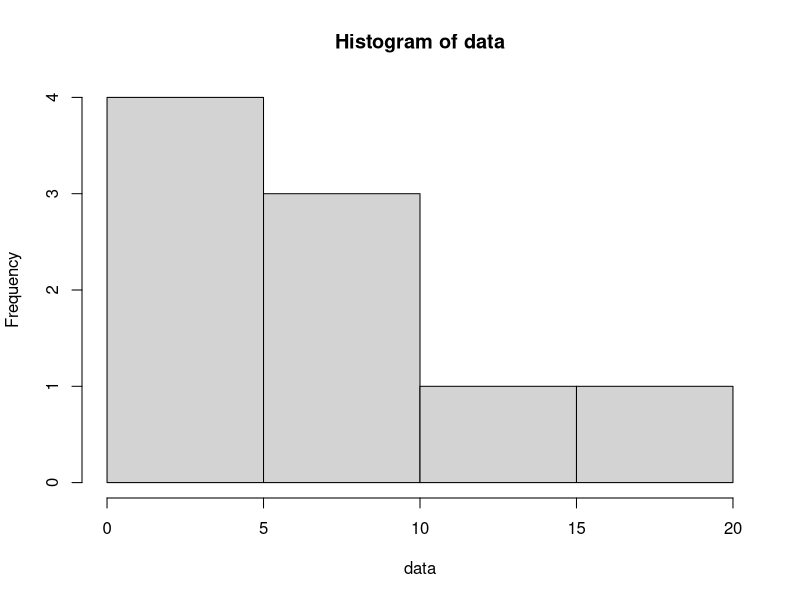
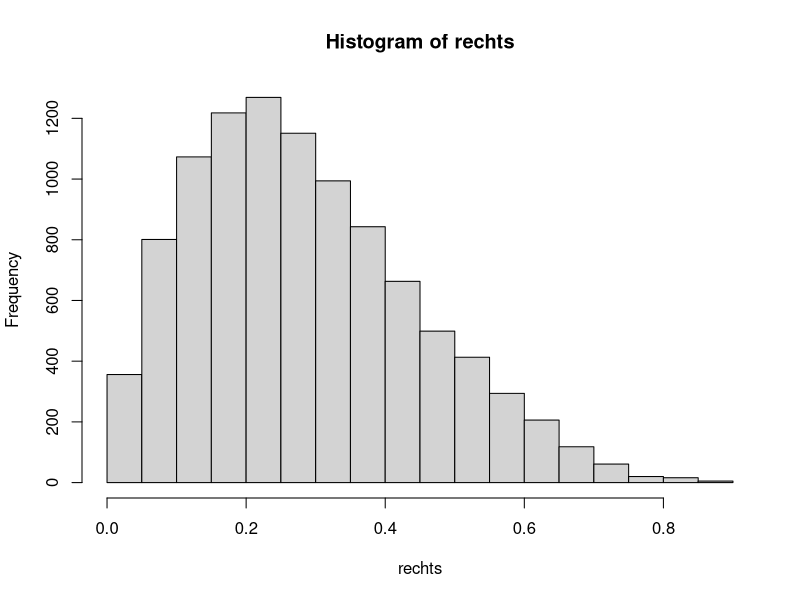

Reproduce these figures in R, in order. (Note: this script raises an error after producing the figures.)
## ---- chunk 1
data <- c(1, 20, 5, 5, 5, 7, 9, 10, 12)
data
hist(data)
## ---- chunk 2
table(data)

as.numeric(names(sort(-table(data)))[1])
## ---- chunk 3
sort(data)

median(data)
## ---- chunk 4
mean(data)
## ---- chunk 5
set.seed(1)
rechts <- rbeta(10000,2,5)
hist(rechts)
write.csv2(x = rechts, file = "Data//lm_rechts.csv")
## ---- chunk 6
median(rechts)
mean(rechts)

## ---- chunk 7
set.seed(1)
links <- rbeta(10000,5,2)
hist(links)
write.csv2(x = links, file = "Data//lm_links.csv")
## ---- chunk 8
median(links)
mean(links)

## ---- chunk 9
set.seed(1)
a <- rnorm(1000, 0, 0.5)
b <- rnorm(1000, -2, 2 )
c <- rnorm(1000,  2, 2 )
steil <- c( a, b, c )
hist(steil)
write.csv2(x = steil, file = "Data//lm_steil.csv")
## ---- chunk 10
set.seed(1)
a <- rnorm(1000, 0, 1)
b <- rnorm(1000, -2, 1)
c <- rnorm(1000,  2, 1)
flach <- c( a, b, c )
hist(flach)
write.csv2(x = flach, file = "Data//lm_flach.csv")
## ---- chunk 11
quantile(data)
## ---- chunk 12
quantile(data, probs = 0.34)
## ---- chunk 13
max(data)-min(data)
## ---- chunk 14
print(quantile(data))
x <- quantile(data)[4] - quantile(data)[2] 
print(unname(x))
## ---- chunk 15
var(data)
## ---- chunk 16
dat <- c(1, 2, 6)
(n <- length(dat))
(x <- mean(dat))
(zaehler <- (1-x)^2+(2-x)^2+(6-x)^2)

## ---- chunk 17
(var_pop <- zaehler/n)
(var_sample <- zaehler/(n-1))
## ---- chunk 18
sd(data)
## ---- chunk 19
  set.seed(1)
  dataEx1 <- sample(10, size = 5, replace = TRUE)
  print(dataEx1)
## ---- chunk 20
  set.seed(2)
  dataEx2 <- sample(10, size = 6, replace = TRUE)
  print(dataEx2)
## ---- chunk 21
  set.seed(3)
  dataEx3 <- sample(10, size = 5, replace = TRUE)
  print(dataEx3)
## ---- chunk 22
  dataEx <- dataEx1
  df <- data.frame(1, 1)
  df$modus <- as.numeric(names(sort(-table(dataEx)))[1])
  df$median <- median(dataEx)
  df$mittelwert <- mean(dataEx)
  df$iqr <- unname(quantile(dataEx)[4] - quantile(dataEx)[2])
  df$sd <- sd(dataEx)
  df$var <- var(dataEx)
  df <- round(df[, -c(1:2)], 2)
  print(df)
## ---- chunk 23
dataEx <- dataEx2 
  df <- data.frame(1, 1)
  df$modus1 <- as.numeric(names(sort(-table(dataEx)))[1])
  df$modus2 <- as.numeric(names(sort(-table(dataEx)))[2])
  df$median <- median(dataEx)
  df$mittelwert <- mean(dataEx)
  df$iqr <- unname(quantile(dataEx)[4] - quantile(dataEx)[2])
  df$sd <- sd(dataEx)
  df$var <- var(dataEx)
  df <- round(df[, -c(1:2)], 2)
  print(df)
## ---- chunk 24
dataEx <- dataEx3
  df <- data.frame(1, 1)
  df$modus <- as.numeric(names(sort(-table(dataEx)))[1])
  df$median <- median(dataEx)
  df$mittelwert <- mean(dataEx)
  df$iqr <- unname(quantile(dataEx)[4] - quantile(dataEx)[2])
  df$sd <- sd(dataEx)
  df$var <- var(dataEx)
  df <- round(df[, -c(1:2)], 2)
  print(df)
## ---- chunk 25
  set.seed(500)
  dataEx500 <- sample(1000, size = 515, replace = TRUE)
  
write.csv2(x = dataEx500, file = "Data//Daten 1.csv")

dataEx <- dataEx500
  df <- data.frame(1, 1)
  df$modus <- as.numeric(names(sort(-table(dataEx)))[1])
  df$median <- median(dataEx)
  df$mittelwert <- mean(dataEx)
  df$iqr <- unname(quantile(dataEx)[4] - quantile(dataEx)[2])
  df$sd <- sd(dataEx)
  df$var <- var(dataEx)
  df <- round(df[, -c(1:2)], 2)
  print(df)
